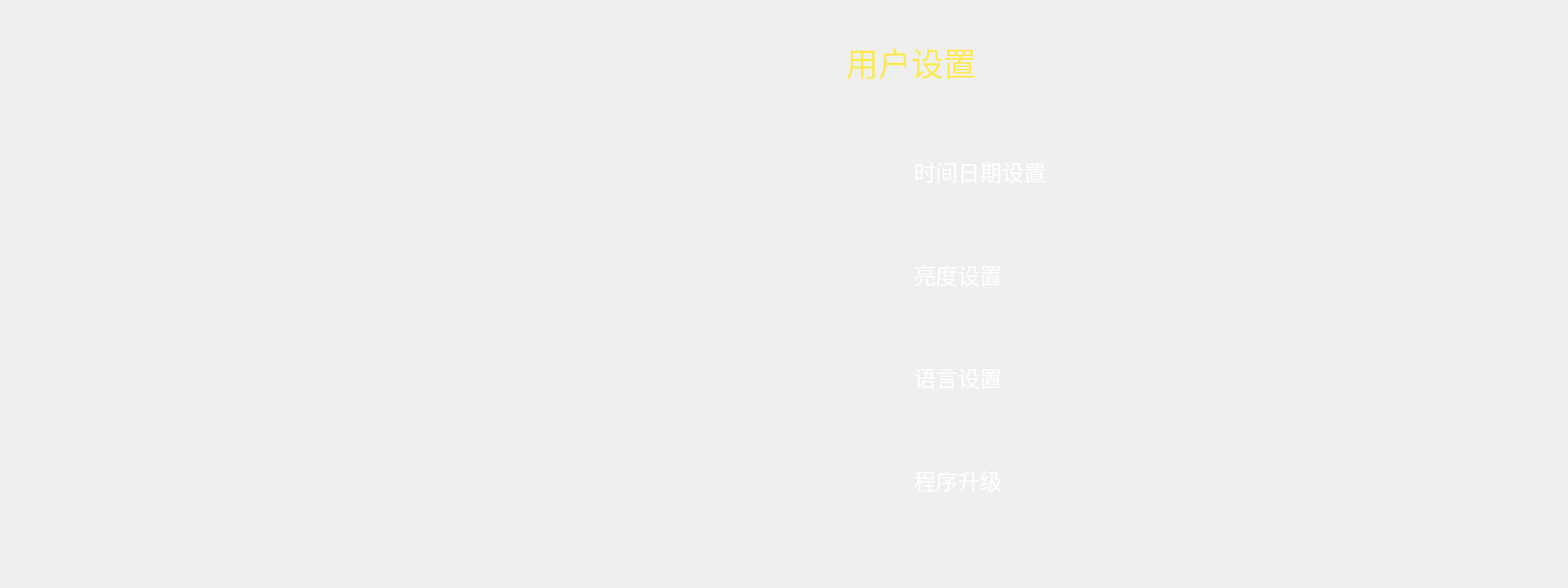
<?xml version="1.0" encoding="UTF-8"?>
<ui version="4.0">
 <class>FORM_UserSettingMenu</class>
 <widget class="QWidget" name="FORM_UserSettingMenu">
  <property name="geometry">
   <rect>
    <x>0</x>
    <y>0</y>
    <width>1920</width>
    <height>720</height>
   </rect>
  </property>
  <property name="windowTitle">
   <string>Form</string>
  </property>
  <widget class="QLabel" name="label">
   <property name="geometry">
    <rect>
     <x>930</x>
     <y>50</y>
     <width>371</width>
     <height>51</height>
    </rect>
   </property>
   <property name="font">
    <font>
     <family>TakaoPGothic</family>
     <pointsize>30</pointsize>
     <weight>50</weight>
     <italic>false</italic>
     <bold>false</bold>
    </font>
   </property>
   <property name="styleSheet">
    <string notr="true">color: rgb(252, 233, 79);
font: 30pt &quot;TakaoPGothic&quot;;</string>
   </property>
   <property name="text">
    <string>用户设置</string>
   </property>
   <property name="alignment">
    <set>Qt::AlignCenter</set>
   </property>
  </widget>
  <widget class="QLabel" name="label_2">
   <property name="geometry">
    <rect>
     <x>1290</x>
     <y>50</y>
     <width>81</width>
     <height>51</height>
    </rect>
   </property>
   <property name="font">
    <font>
     <family>TakaoPGothic</family>
     <pointsize>30</pointsize>
     <weight>50</weight>
     <italic>false</italic>
     <bold>false</bold>
    </font>
   </property>
   <property name="styleSheet">
    <string notr="true"/>
   </property>
   <property name="text">
    <string/>
   </property>
   <property name="pixmap">
    <pixmap resource="resources.qrc">:/ico_260/909.png</pixmap>
   </property>
   <property name="scaledContents">
    <bool>false</bool>
   </property>
   <property name="alignment">
    <set>Qt::AlignCenter</set>
   </property>
  </widget>
  <widget class="QWidget" name="">
   <property name="geometry">
    <rect>
     <x>998</x>
     <y>150</y>
     <width>285</width>
     <height>500</height>
    </rect>
   </property>
   <layout class="QGridLayout" name="gridLayout">
    <item row="0" column="0">
     <widget class="QLabel" name="menu_3">
      <property name="minimumSize">
       <size>
        <width>115</width>
        <height>120</height>
       </size>
      </property>
      <property name="maximumSize">
       <size>
        <width>115</width>
        <height>120</height>
       </size>
      </property>
      <property name="font">
       <font>
        <family>Serif</family>
        <pointsize>20</pointsize>
        <weight>75</weight>
        <bold>true</bold>
       </font>
      </property>
      <property name="styleSheet">
       <string notr="true">color: rgb(255, 255, 255);</string>
      </property>
      <property name="text">
       <string/>
      </property>
      <property name="pixmap">
       <pixmap resource="resources.qrc">:/ico_260/时间日期设置.png</pixmap>
      </property>
      <property name="alignment">
       <set>Qt::AlignLeading|Qt::AlignLeft|Qt::AlignVCenter</set>
      </property>
     </widget>
    </item>
    <item row="0" column="1">
     <widget class="QLabel" name="menu_1">
      <property name="minimumSize">
       <size>
        <width>162</width>
        <height>120</height>
       </size>
      </property>
      <property name="font">
       <font>
        <family>WenQuanYi Zen Hei</family>
        <pointsize>20</pointsize>
        <weight>50</weight>
        <italic>false</italic>
        <bold>false</bold>
       </font>
      </property>
      <property name="styleSheet">
       <string notr="true">color: rgb(255, 255, 255);
font: 20pt &quot;WenQuanYi Zen Hei&quot;;</string>
      </property>
      <property name="text">
       <string>时间日期设置</string>
      </property>
      <property name="alignment">
       <set>Qt::AlignLeading|Qt::AlignLeft|Qt::AlignVCenter</set>
      </property>
     </widget>
    </item>
    <item row="1" column="0">
     <widget class="QLabel" name="menu_4">
      <property name="minimumSize">
       <size>
        <width>115</width>
        <height>120</height>
       </size>
      </property>
      <property name="maximumSize">
       <size>
        <width>115</width>
        <height>120</height>
       </size>
      </property>
      <property name="font">
       <font>
        <family>Serif</family>
        <pointsize>20</pointsize>
        <weight>75</weight>
        <bold>true</bold>
       </font>
      </property>
      <property name="styleSheet">
       <string notr="true">color: rgb(238, 238, 236);</string>
      </property>
      <property name="text">
       <string/>
      </property>
      <property name="pixmap">
       <pixmap resource="resources.qrc">:/ico_260/亮度设置.png</pixmap>
      </property>
      <property name="alignment">
       <set>Qt::AlignLeading|Qt::AlignLeft|Qt::AlignVCenter</set>
      </property>
     </widget>
    </item>
    <item row="1" column="1">
     <widget class="QLabel" name="menu_2">
      <property name="minimumSize">
       <size>
        <width>162</width>
        <height>120</height>
       </size>
      </property>
      <property name="font">
       <font>
        <family>WenQuanYi Zen Hei</family>
        <pointsize>20</pointsize>
        <weight>50</weight>
        <italic>false</italic>
        <bold>false</bold>
       </font>
      </property>
      <property name="styleSheet">
       <string notr="true">color: rgb(255, 255, 255);
font: 20pt &quot;WenQuanYi Zen Hei&quot;;</string>
      </property>
      <property name="text">
       <string>亮度设置</string>
      </property>
      <property name="alignment">
       <set>Qt::AlignLeading|Qt::AlignLeft|Qt::AlignVCenter</set>
      </property>
     </widget>
    </item>
    <item row="2" column="0">
     <widget class="QLabel" name="menu_6">
      <property name="minimumSize">
       <size>
        <width>115</width>
        <height>120</height>
       </size>
      </property>
      <property name="maximumSize">
       <size>
        <width>115</width>
        <height>120</height>
       </size>
      </property>
      <property name="font">
       <font>
        <family>Serif</family>
        <pointsize>20</pointsize>
        <weight>75</weight>
        <bold>true</bold>
       </font>
      </property>
      <property name="styleSheet">
       <string notr="true">color: rgb(238, 238, 236);</string>
      </property>
      <property name="text">
       <string/>
      </property>
      <property name="pixmap">
       <pixmap resource="resources.qrc">:/ico_260/语言设置.png</pixmap>
      </property>
      <property name="alignment">
       <set>Qt::AlignLeading|Qt::AlignLeft|Qt::AlignVCenter</set>
      </property>
     </widget>
    </item>
    <item row="2" column="1">
     <widget class="QLabel" name="menu_5">
      <property name="minimumSize">
       <size>
        <width>162</width>
        <height>120</height>
       </size>
      </property>
      <property name="font">
       <font>
        <family>WenQuanYi Zen Hei</family>
        <pointsize>20</pointsize>
        <weight>50</weight>
        <italic>false</italic>
        <bold>false</bold>
       </font>
      </property>
      <property name="styleSheet">
       <string notr="true">color: rgb(255, 255, 255);
font: 20pt &quot;WenQuanYi Zen Hei&quot;;</string>
      </property>
      <property name="text">
       <string>语言设置</string>
      </property>
      <property name="alignment">
       <set>Qt::AlignLeading|Qt::AlignLeft|Qt::AlignVCenter</set>
      </property>
     </widget>
    </item>
    <item row="3" column="0">
     <widget class="QLabel" name="menu_8">
      <property name="minimumSize">
       <size>
        <width>115</width>
        <height>120</height>
       </size>
      </property>
      <property name="maximumSize">
       <size>
        <width>115</width>
        <height>120</height>
       </size>
      </property>
      <property name="font">
       <font>
        <family>Serif</family>
        <pointsize>20</pointsize>
        <weight>75</weight>
        <bold>true</bold>
       </font>
      </property>
      <property name="styleSheet">
       <string notr="true">color: rgb(238, 238, 236);</string>
      </property>
      <property name="text">
       <string/>
      </property>
      <property name="pixmap">
       <pixmap resource="resources.qrc">:/ico_260/系统初始化.png</pixmap>
      </property>
      <property name="alignment">
       <set>Qt::AlignLeading|Qt::AlignLeft|Qt::AlignVCenter</set>
      </property>
     </widget>
    </item>
    <item row="3" column="1">
     <widget class="QLabel" name="menu_7">
      <property name="minimumSize">
       <size>
        <width>162</width>
        <height>120</height>
       </size>
      </property>
      <property name="font">
       <font>
        <family>WenQuanYi Zen Hei</family>
        <pointsize>20</pointsize>
        <weight>50</weight>
        <italic>false</italic>
        <bold>false</bold>
       </font>
      </property>
      <property name="styleSheet">
       <string notr="true">color: rgb(255, 255, 255);
font: 20pt &quot;WenQuanYi Zen Hei&quot;;</string>
      </property>
      <property name="text">
       <string>程序升级</string>
      </property>
      <property name="alignment">
       <set>Qt::AlignLeading|Qt::AlignLeft|Qt::AlignVCenter</set>
      </property>
     </widget>
    </item>
   </layout>
  </widget>
 </widget>
 <resources>
  <include location="resources.qrc"/>
 </resources>
 <connections/>
</ui>
